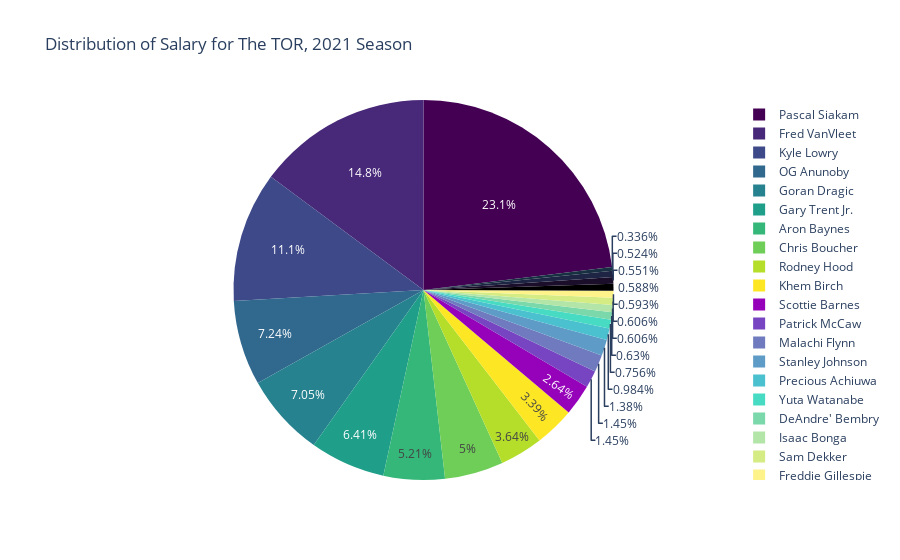

Here is the notebook cell this chart was saved with:
### Code cell
fig3 = px.pie(sal2,values='salary',names='name',title='Distribution of Salary for The TOR, 2021 Season',
              color_discrete_sequence=px.colors.sequential.Viridis)
fig3.show()

### Figure 1 — Plotly figure (JSON) as saved in the notebook; plotly's stock layout.template omitted (floating-point values rounded to 4 significant figures)
{"data": [{"domain": {"x": [0, 1], "y": [0, 1]}, "hovertemplate": "name=%{label}<br>salary=%{value}<extra></extra>", "labels": ["Pascal Siakam", "Kyle Lowry", "Fred VanVleet", "Rodney Hood", "Aron Baynes", "Chris Boucher", "Patrick McCaw", "OG Anunoby", "Stanley Johnson", "Khem Birch", "Malachi Flynn", "DeAndre' Bembry", "Gary Trent Jr.", "Isaiah Taylor", "Dewan Hernandez", "Paul Watson", "Yuta Watanabe", "Freddie Gillespie", "Pascal Siakam", "Fred VanVleet", "Goran Dragic", "OG Anunoby", "Gary Trent Jr.", "Aron Baynes", "Scottie Barnes", "Chris Boucher", "Khem Birch", "Precious Achiuwa", "Malachi Flynn", "Yuta Watanabe", "Isaac Bonga", "Sam Dekker", "Freddie Gillespie", "Dalano Banton"], "legendgroup": "", "name": "", "showlegend": true, "type": "pie", "values": [30559200, 30500000, 21250000, 10047450, 7000000, 6750000, 4000000, 3872215, 3804150, 3000000, 1950600, 1737145, 1663861, 1620564, 1517981, 1445697, 321893, 116903, 33003936, 19675926, 19440000, 16071429, 16000000, 7350000, 7280520, 7020000, 6350000, 2711280, 2048040, 1762796, 1669178, 1669178, 1517981, 925258]}], "layout": {"autosize": true, "legend": {"tracegroupgap": 0}, "piecolorway": ["#440154", "#482878", "#3e4989", "#31688e", "#26828e", "#1f9e89", "#35b779", "#6ece58", "#b5de2b", "#fde725"], "title": {"text": "Distribution of Salary for The TOR, 2021 Season"}}}
